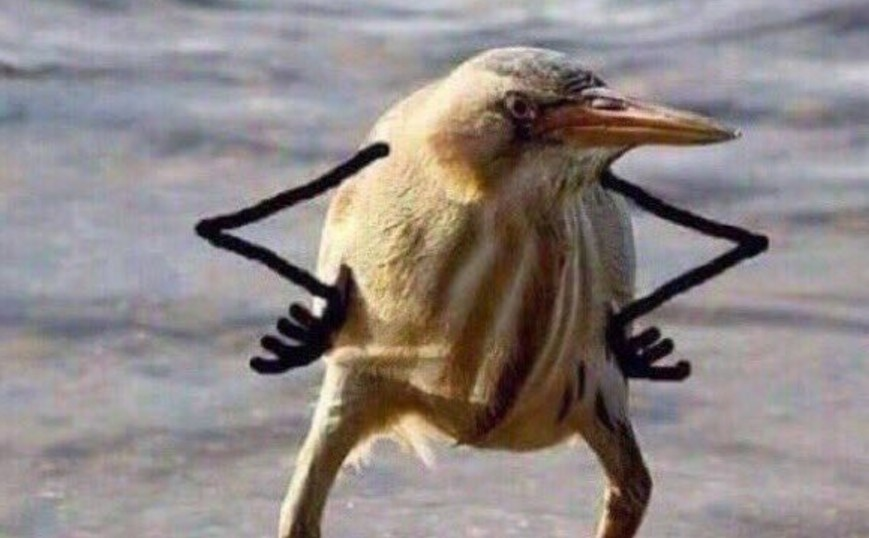
#> input picture object.jpg, 869 x 538 px
$ jupyter execute --allow-errors Task_1.ipynb
#> lines starting #> are read from the running program, lines starting #| are printed output that depends on the picture; after the words box and inside, x2 and y2 are one past the last pixel; in counts of white or black regions, pixels touching at a corner belong together; long printed decimals are rounded
[cell 1]
import cv2
import numpy as np
import matplotlib.pyplot as plt

№1

[cell 2]
plt.figure(figsize=(6,6))
img_gray = cv2.imread('object.jpg', cv2.IMREAD_GRAYSCALE)
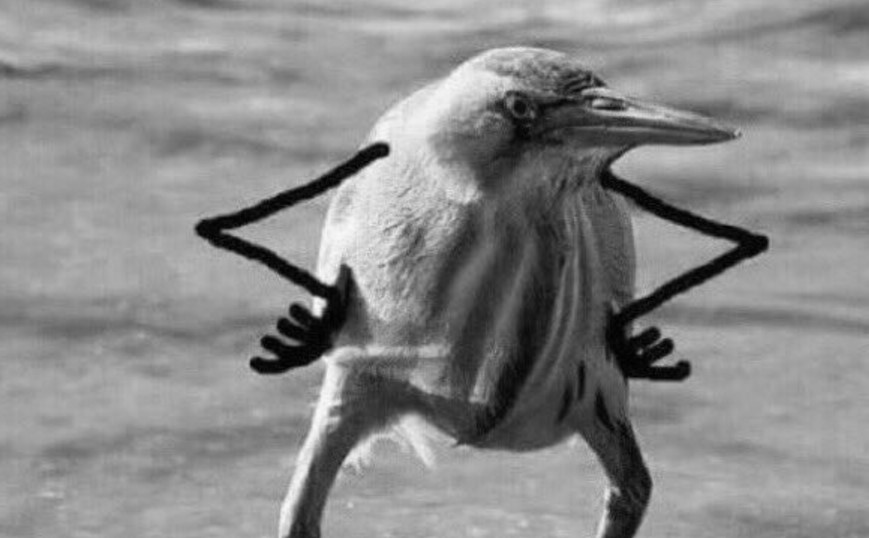
#> img_gray: shape (538, 869); min 0, max 249, mean 137.5
plt.imshow(img_gray, cmap='gray')

№2

[cell 3]
plt.figure(figsize=(15,6))
hist = cv2.calcHist([img_gray], [0], None, [256], (0, 256), accumulate=False)
#> hist = 256 values, max 12374 at index 162, min 0 at index 250, mean 1826.3
plt.subplot(1,2,1)
plt.title('Histogram img_gray.jpg')
plt.plot(hist)

hist_cum = hist.cumsum()
#> hist_cum = 256 values from 14 to 467522
plt.subplot(1,2,2)
plt.title('Сumulative Histogram img_gray.jpg')
plt.plot(hist_cum)
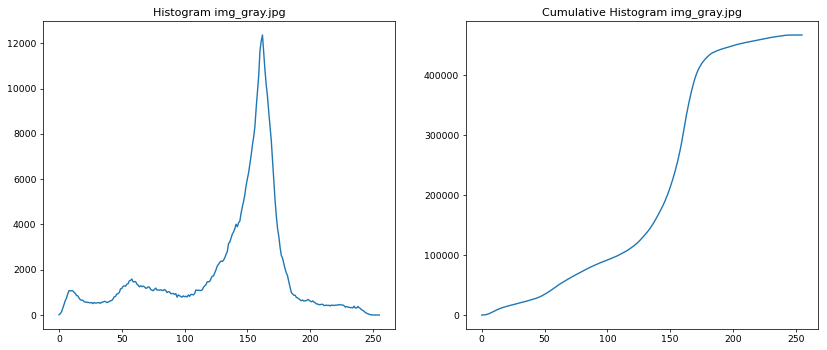
#> figure drawn by matplotlib, 2 panels; panel 1: curve peaks at x = 162, y = 12374; panel 2: curve peaks at x = 249, y = 467522

№3

[cell 4]
def gamma_correction(img, gamma=1.0):

#> called with gamma = 0.5
    table = ((np.arange(256, dtype=np.float32) / 255.0) ** gamma * 255.0).astype(np.uint8)
    return cv2.LUT(img, table)
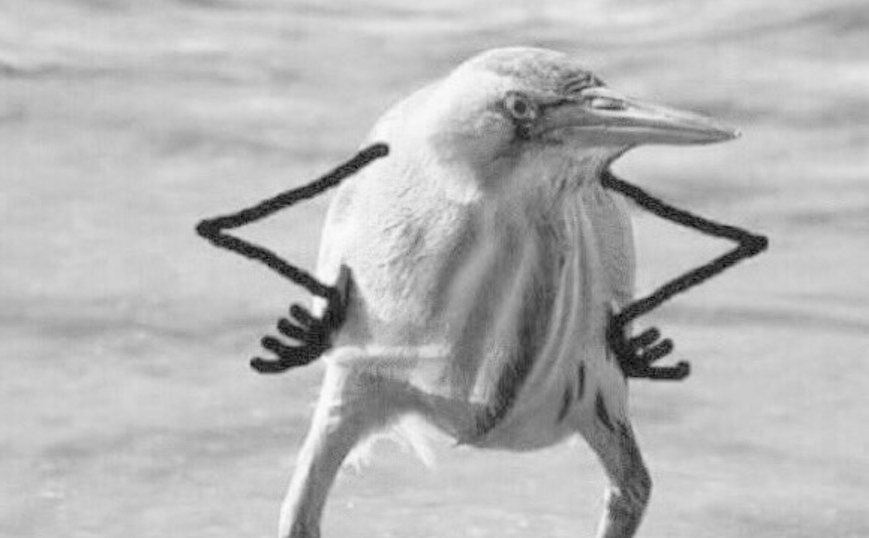
#> returned value: shape (538, 869); min 0, max 251, mean 182.5

img_gamma_low  = gamma_correction(img_gray, gamma=0.5)
img_gamma_high = gamma_correction(img_gray, gamma=2.0)
#> call 2 of gamma_correction, with gamma = 2
#> in gamma_correction (call 2), `return cv2.LUT(img, table)`:
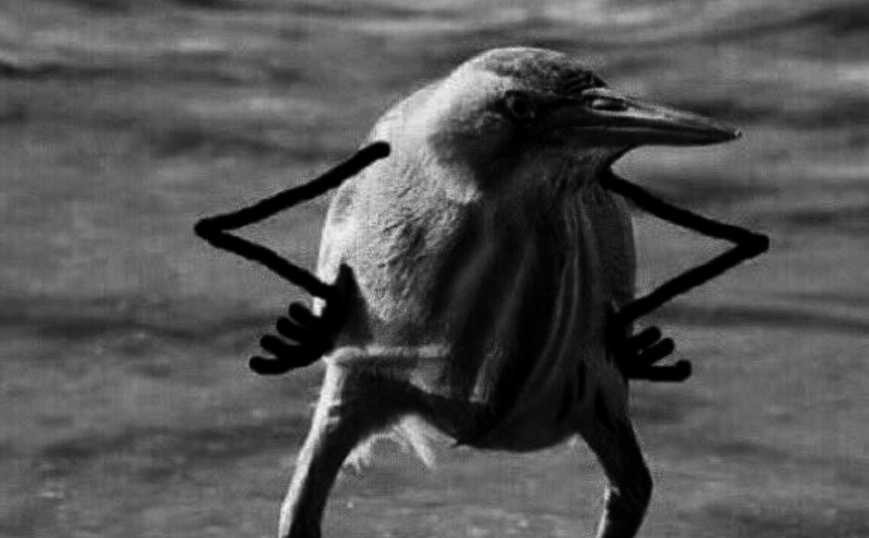
#> returned value: shape (538, 869); min 0, max 243, mean 82.3

plt.figure(figsize=(15, 6))

plt.subplot(1, 3, 1)
plt.imshow(img_gamma_low, cmap='gray')
plt.title('Gamma <1')
plt.axis('off')

plt.subplot(1, 3, 2)
plt.imshow(img_gamma_high, cmap='gray')
plt.title('Gamma >1')
plt.axis('off')

plt.subplot(1, 3, 3)
plt.imshow(img_gray, cmap='gray')
plt.title('Orig')
plt.axis('off')

plt.show()

№4

[cell 5]
from skimage.metrics import structural_similarity, mean_squared_error

def gamma_correction(img_, gamma):
    return np.power(img_, gamma)

gamma_low  = 0.5
gamma_high = 2.0

img_gray_f = img_gray.astype('float32') / img_gray.max()

img_gamma_low_f  = gamma_correction(img_gray_f, gamma_low)
img_gamma_high_f = gamma_correction(img_gray_f, gamma_high)

img_gamma_low_8  = (img_gamma_low_f  * 255.).astype('uint8')
img_gamma_high_8 = (img_gamma_high_f * 255.).astype('uint8')


plt.figure(figsize=(10, 4))
plt.suptitle('Сравнение с скорректированными', fontsize=16)

# SSIM gamma < 1
(ssim_low, diff_low) = structural_similarity(img_gray_f, img_gamma_low_f, full=True, data_range=1.0)
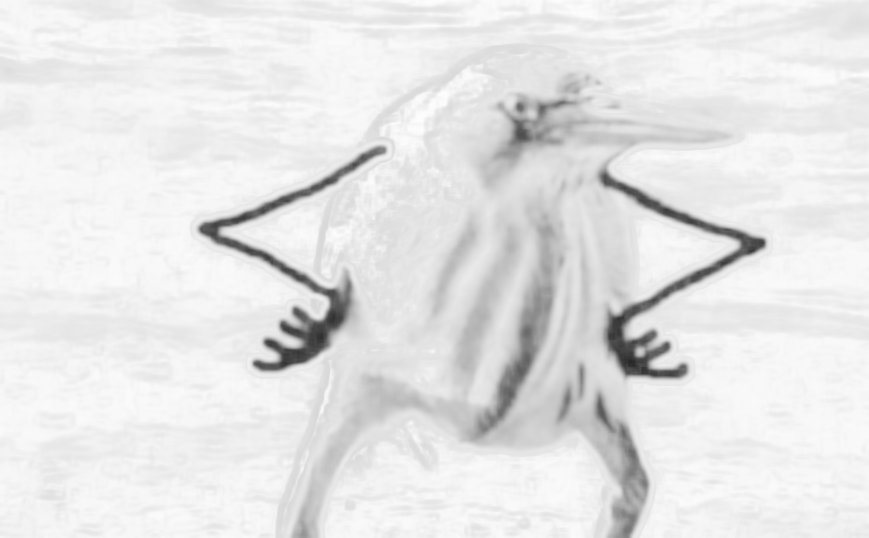
#> diff_low: shape (538, 869) float32; min 0.156, max 0.997, mean 0.901
#> ssim_low = 0.9
diff_low = (diff_low * 255).astype('uint8')

print('Gamma < 1 (0.5)')
print('SSIM: {}'.format(ssim_low))
#| SSIM: 0.9002

plt.subplot(1,2,1)
plt.title('Gamma < 1')
plt.imshow(diff_low, cmap='gray')
plt.axis('off')

# SSIM gamma > 1
(ssim_high, diff_high) = structural_similarity(img_gray_f, img_gamma_high_f, full=True, data_range=1.0)
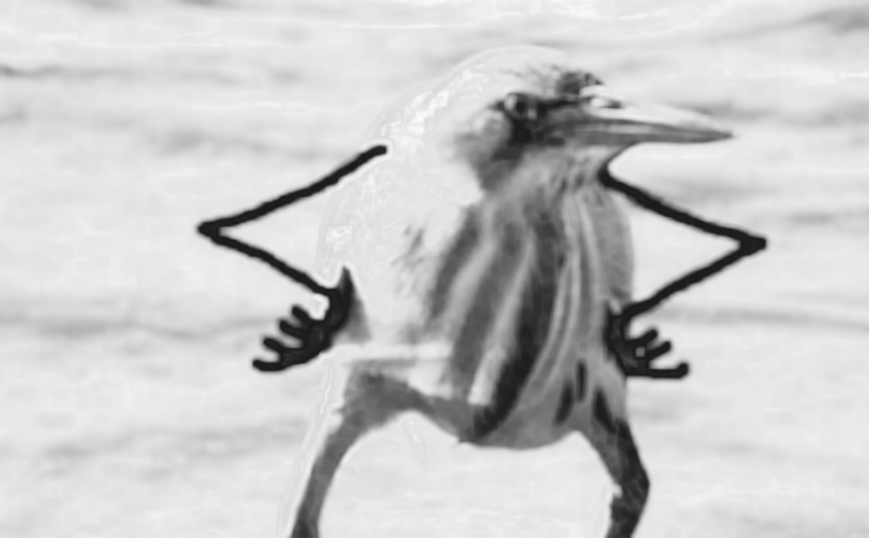
#> diff_high: shape (538, 869) float32; min 0.102, max 0.989, mean 0.79
#> ssim_high = 0.788
diff_high = (diff_high * 255).astype('uint8')

print('Gamma > 1 (2)')
print('SSIM: {}'.format(ssim_high))
#| SSIM: 0.788

plt.subplot(1,2,2)
plt.title('Gamma > 1')
plt.imshow(diff_high, cmap='gray')
plt.axis('off')


# MSE
mse_low = mean_squared_error(img_gray_f, img_gamma_low_f)
#> mse_low = 0.0323
mse_high = mean_squared_error(img_gray_f, img_gamma_high_f)
#> mse_high = 0.0471

print('MSE low: {}'.format(mse_low))
#| MSE low: 0.03233
print('MSE high: {}'.format(mse_high))
#| MSE high: 0.04714

#> (a cell that did not finish here is left out)

№5

[cell 7]
eq_gray = cv2.equalizeHist(img_gray.astype('uint8'))
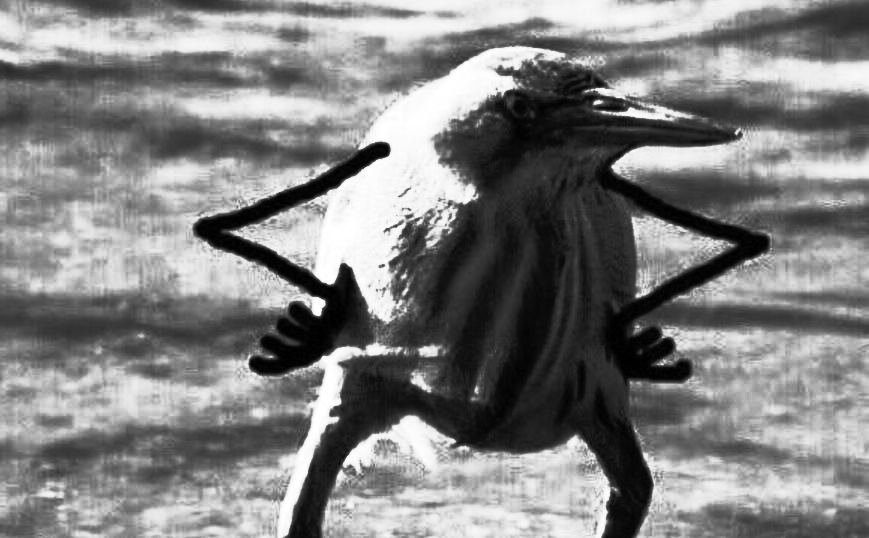
#> eq_gray: shape (538, 869); min 0, max 255, mean 128.9

src = img_gray.astype('float32')
src /= src.max()
eq = eq_gray.astype('float32')
eq /= eq.max()

mean_src = src.mean()
#> mean_src = 0.552
std_src = src.std()
#> std_src = 0.188

mean_eq = eq.mean()
#> mean_eq = 0.505
std_eq = eq.std()
#> std_eq = 0.291

img_corr = (std_eq / std_src) * (src - mean_src) + mean_eq
img_corr = np.clip(img_corr, 0, 1)
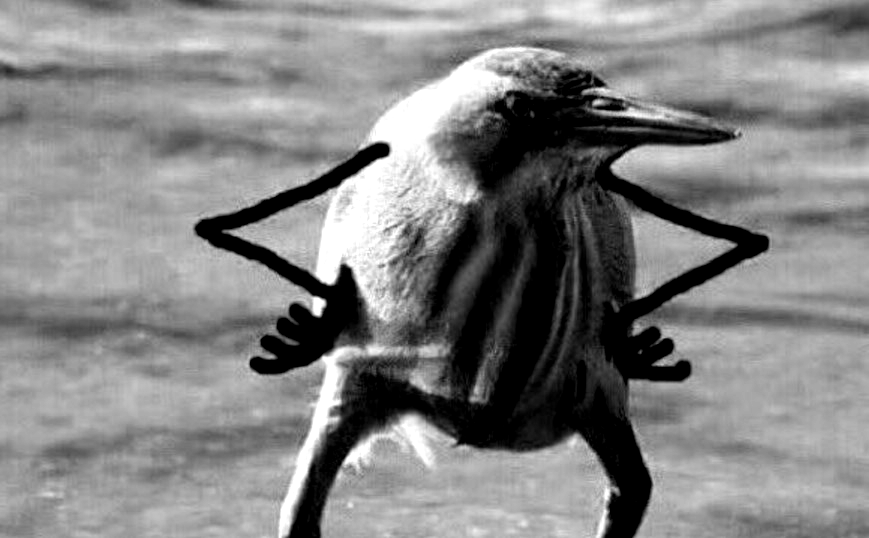
#> img_corr: shape (538, 869) float32; min 0, max 1, mean 0.518
img_corr_8 = (img_corr * 255).astype('uint8')

plt.figure(figsize=(10, 4))
plt.suptitle('Статическая цветокоррекция', fontsize=16)

plt.subplot(1,2,1)
plt.title('Corrected')
plt.imshow(img_corr_8, cmap='gray')
plt.axis('off')
plt.subplot(1,2,2)
plt.title('Original')
plt.imshow(img_gray, cmap='gray')
plt.axis('off')

№6

[cell 8]
thresholds = [50, 100, 150, 200, 250]

img_u8 = img_gray.copy()

plt.figure(figsize=(10, 8))
plt.title('Пороговая фильтрация', fontsize=24)
plt.axis('off')

for i, t in enumerate(thresholds):
    _, thresh1 = cv2.threshold(img_gray, t, 255, cv2.THRESH_BINARY)
    plt.subplot(1,5,i+1)
    plt.title('Threshold {}'.format(t))
    plt.imshow(thresh1, cmap='gray')
    plt.axis('off')
#> this loop made 5 passes
#> pass 1, `_, thresh1 = cv2.threshold(img_gray, t, 255, cv2.THRESH_BINARY)`:
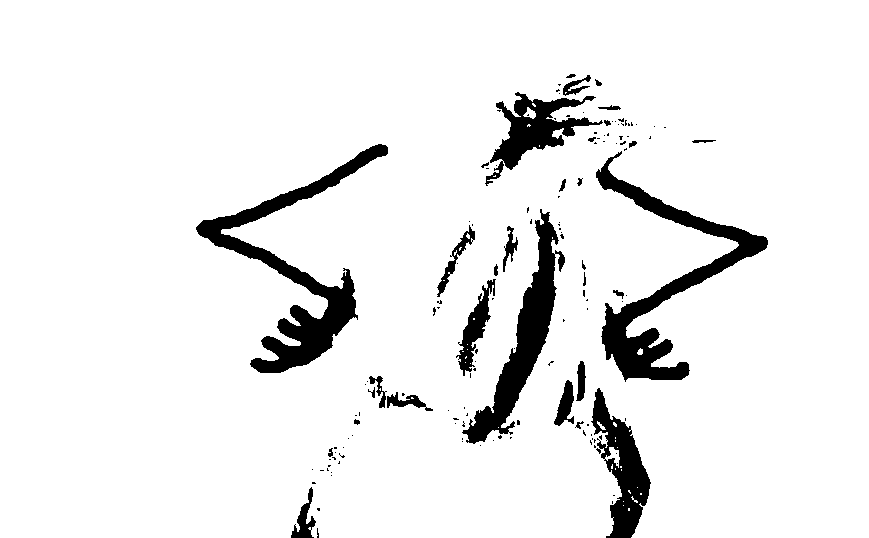
#> thresh1: shape (538, 869); 92.6% white; 141 black regions (109 under 20 px), largest, box (x1, y1, x2, y2) and area: (196, 144, 388, 373) 8444, (596, 151, 768, 382) 7753, (462, 209, 565, 444) 5872

plt.show()
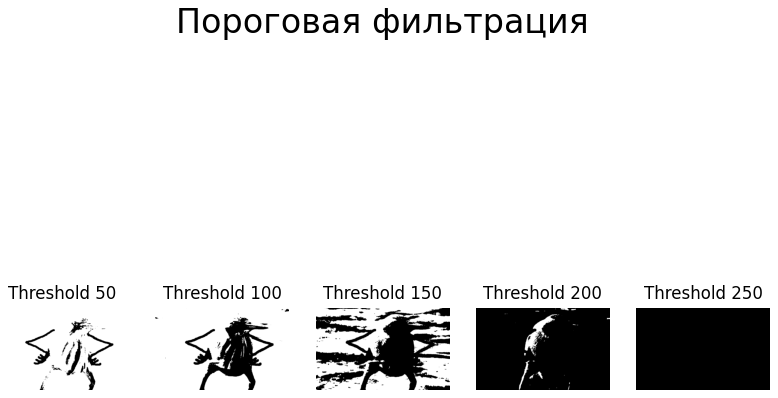
#> figure drawn by matplotlib, 5 panels

$ run again, with periodic_noise.JPG copied over object.jpg
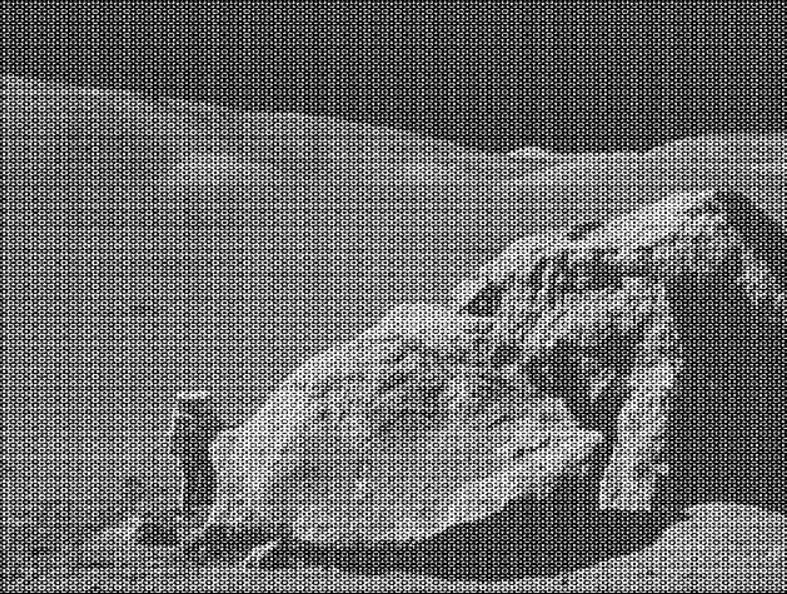
#> input picture periodic_noise.JPG, 787 x 594 px
#> hist = 256 values, max 18194 at index 0, min 834 at index 254, mean 1826.1
#> hist_cum = 256 values from 18194 to 467478
#> ssim_low = 0.893
#| SSIM: 0.8934
#> ssim_high = 0.832
#| SSIM: 0.8321
#> mse_low = 0.0349
#> mse_high = 0.0315
#| MSE low: 0.0349
#| MSE high: 0.03151
#> mean_src = 0.422
#> std_src = 0.294
#> mean_eq = 0.483
#> std_eq = 0.299
#> the loop `for i, t in enumerate(thresholds):` made 5 passes
#> pass 3, `_, thresh1 = cv2.threshold(img_gray, t, 255, cv2.THRESH_BINARY)`:
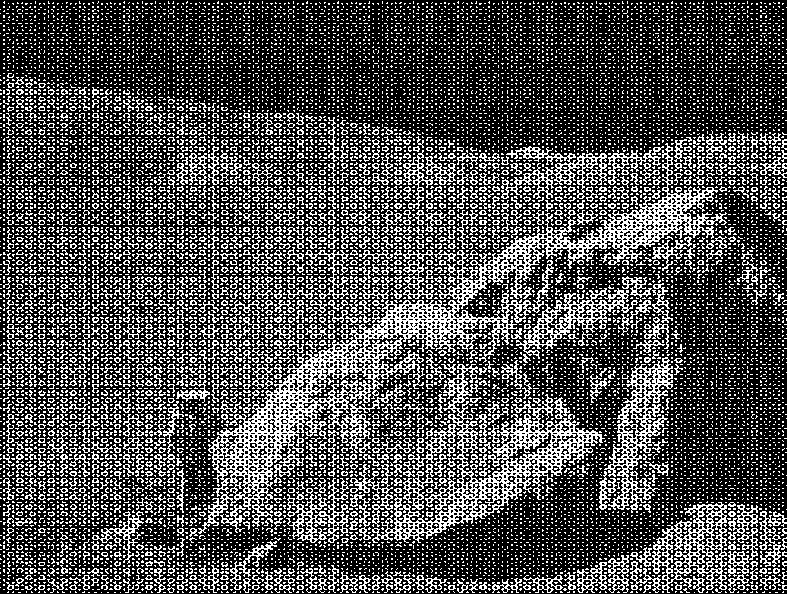
#> thresh1: shape (594, 787); 31% white in thin lines or dots
